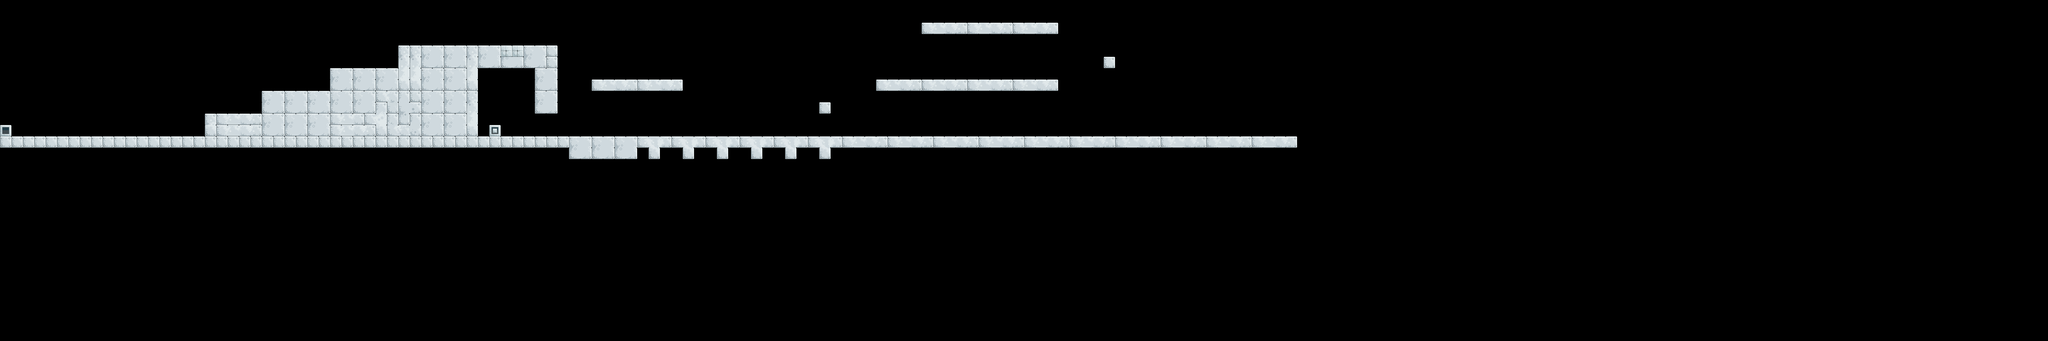

A level layout from a 2D game, rendered from its tile map. Below: a short description, then the map file with tile-grid data replaced by summaries:
An orthogonal 180x30 tile map with 24x24 px tiles, 1 tile layer (Tile Layer 1).

<map version="1.0" orientation="orthogonal" width="180" height="30" tilewidth="24" tileheight="24">
 <tileset firstgid="1" name="tileset" tilewidth="24" tileheight="24">
  <image source="../images/tiles.png" width="480" height="384" />
 </tileset>
 <layer name="Tile Layer 1" width="180" height="30">
  <data>[5400 cells, 2461 non-empty, 40 distinct tile ids]</data>
 </layer>
</map>
